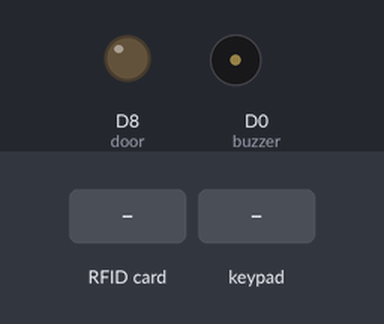
Recording of a sketch running on a simulated ESP8266 (NodeMCU). On the bench: output pins drawn as LEDs (lit = HIGH), buzzer (waves = sounding, pin HIGH). The test bench sets the inputs (shaded band). WiFi joins after 1.5 s; servers stay silent unless stated; uploads are accepted with an empty reply; what the sketch prints to the serial monitor is not drawn.

Above: at 4.3 s.
4.4 s: RFID card 5E 7A 19 C4 held to the reader
At 5.7 s:
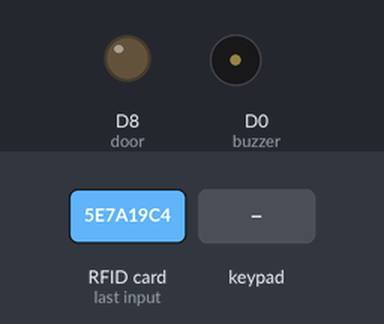
6.0 s: keypad keys 0 0 0 0 * pressed 0.4 s apart
At 7.93 s:
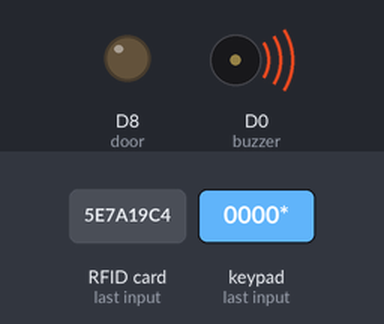
Timing chart, 0 to 9.5 s (numbered marks = the images above; inputs shaded):
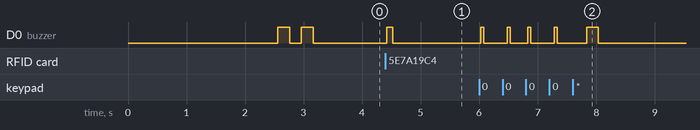

Measured:
- after the input at 4.4 s, D0 (buzzer): LOW → HIGH at once, → LOW 0.10 s later

The sketch:

NodeMCU_RFID_Door_Lock_Code.ino
```cpp
/// ************************ Included Libraries ************************
#include <ESP8266WiFi.h> //Included when the NodeMCU Boards are added
#include <SPI.h>
#include <MFRC522.h>
#include <ESP8266HTTPClient.h>
#include "Adafruit_MCP23017.h"

#include <Keypad_MC17.h>
#include <Wire.h>
#include <Keypad.h>
/// ************************ Included Libraries ************************

/// ************************ KeyPad Stuff ************************


#define I2CADDR 0x20


String code;

const byte ROWS = 4; //four rows
const byte COLS = 3; //three columns

char keys[ROWS][COLS] = {
  {'1','2','3'},
  {'4','5','6'},
  {'7','8','9'},
  {'*','0','#'}
};

byte rowPins[ROWS] = {0, 1, 2, 3}; //connect to the row pinouts of the keypad
byte colPins[COLS] = {4, 5, 6}; //connect to the column pinouts of the keypad

Keypad_MC17 keypad( makeKeymap(keys), rowPins, colPins, ROWS, COLS, I2CADDR );


Adafruit_MCP23017 mcp;

/// ************************ Variables ************************


byte readCard[4];

int ID = 0;

String keyCode;

const char* ssid = "";//
const char* password = "";

const String room = "bed_room";;
//WiFiClient client;

#define SS_PIN  2//FOR RFID SS PIN BECASUSE WE ARE USING BOTH ETHERNET SHIELD AND RS-522
#define RST_PIN 0
#define buzzer 16
#define door 15

 WiFiClient client;

//WiFiServer server(80);

MFRC522 rfid(SS_PIN,RST_PIN);
MFRC522::MIFARE_Key key;


byte i;


void setup()
{
  Serial.begin(9600);

  pinMode(buzzer, OUTPUT);

  delay(10);
  pinMode(door, OUTPUT);

  digitalWrite(door,LOW);

  SPI.begin();
  rfid.PCD_Init();

  for(byte i=0;i<6;i++)
  {
    key.keyByte[i]=0xFF;
  }

  // Connect to WiFi network
  Serial.println();
  Serial.println();
  Serial.print("Connecting to ");
  Serial.println(ssid);

  WiFi.begin(ssid, password);

  int i = 0;
  while (WiFi.status() != WL_CONNECTED && i < 50)
  {
    i++;
    delay(500);
    Serial.print(".");
  }


  Serial.println("");
  Serial.println("WiFi connected");

  // Start the server
  //  server.begin();
  Serial.println("Server started");
  Serial.print(WiFi.localIP());
  delay(1000);
  digitalWrite(buzzer, HIGH);
  delay(200);
  digitalWrite(buzzer, LOW);
  delay(200);
  digitalWrite(buzzer, HIGH);
  delay(200);
  digitalWrite(buzzer, LOW);
  Serial.println("CONECTED");
}


void loop()
{

  String sID, check, profile;


  getID();

  for ( uint8_t i = 0; i < 4; i++)
  {  //
    sID = sID + readCard[i];
  }

  if(sID != "0000")
  {


      Serial.println("ID Tag: " + sID);

      for ( uint8_t i = 0; i < 4; i++)
      {  //
        readCard[i] = 0;
      }

      if(sID == "443142122")
      {
        Serial.println("Access Granted: Master Failsafe");
        access();

      }


     keyCode = getKeyCode();


      Serial.println("Got Keycode: " + keyCode);
      check = checkID(sID, room, keyCode);


      profile = check.substring(2);
      check = check.substring(0,2);

      Serial.println("Check: " + check + " profile: " + profile);

      if(check == "SS")
      {
        Serial.println("Access Granted:" + check);
        access();
        logID(sID, room, profile, "GRANTED");


      }else{
        Serial.println("Access Denied: LOCKED" + check + "<- check");
        digitalWrite(buzzer, HIGH);
        delay(200);
        digitalWrite(buzzer, LOW);
        logID(sID, room, profile, "DENIED");
      }


      check ="";
      sID = "0000";
  }

}

void access()
{
  digitalWrite(door, HIGH);

  for (int i = 0; i <= 15; i++) {
    digitalWrite(buzzer, HIGH);
    delay(75);
    digitalWrite(buzzer, LOW);
    delay(75);
  }
  digitalWrite(door, LOW);
}

int getID()
 {
      if ( ! rfid.PICC_IsNewCardPresent()) { //If a new PICC placed to RFID reader continue
        return 0;
      }
      if ( ! rfid.PICC_ReadCardSerial()) {   //Since a PICC placed get Serial and continue
        return 0;
      }

      for ( uint8_t i = 0; i < 4; i++)
      {
        readCard[i] = rfid.uid.uidByte[i];
        //Serial.print(readCard[i]);
      }
      //Serial.println("");
      rfid.PICC_HaltA(); // Stop reading
      digitalWrite(buzzer, HIGH);
      delay(100);
      digitalWrite(buzzer, LOW);

      return 1;

}

String checkID(String ID, String area, String keyCode)
{
  String postData, payload;


  //Post Data
  postData = "tag=" + ID + "&area=" + area + "&keyCode=" + keyCode;
  //Serial.println(postData);
 if((WiFi.status() == WL_CONNECTED)) {


        HTTPClient http;


        // Use posttestserver.com
        http.begin("https://rfid.gpalin.com/check.php", "75 F3 62 E3 65 FC 59 D1 C4 8B B9 8C 86 FE E8 86 E2 C9 A6 7D");
        http.addHeader("Content-Type", "application/x-www-form-urlencoded", false, true);


        // start connection and send HTTP header
        int httpCode = http.POST(postData);

        // httpCode will be negative on error
        if(httpCode > 0) {
            // HTTP header has been send and Server response header has been handled


            // file found at server
            if(httpCode == HTTP_CODE_OK) {
                payload = http.getString();
                Serial.println(payload);

            }
        } else {
            Serial.printf("[HTTPS] POST... failed, error: %s\n", http.errorToString(httpCode).c_str());
        }

        http.end();
    }

  return payload;
}


String logID(String ID, String area, String profile, String access)
{
    String postData, payload;


  //Post Data
  if(profile == "")
  {
    profile = "UNKNOWN";
  }

  postData = "tag=" + ID + "&area=" + area + "&profile=" + profile + "&access=" + access;

  Serial.println(postData);
 if((WiFi.status() == WL_CONNECTED)) {

        HTTPClient http;


        // Use posttestserver.com
        http.begin("https://rfid.gpalin.com/log.php", "75 F3 62 E3 65 FC 59 D1 C4 8B B9 8C 86 FE E8 86 E2 C9 A6 7D");
        http.addHeader("Content-Type", "application/x-www-form-urlencoded", false, true);


        // start connection and send HTTP header
        int httpCode = http.POST(postData);

        // httpCode will be negative on error
        if(httpCode > 0) {
            // HTTP header has been send and Server response header has been handled


            // file found at server
            if(httpCode == HTTP_CODE_OK) {
                payload = http.getString();
                Serial.println(payload);

            }
        } else {
            Serial.printf("[HTTPS] POST... failed, error: %s\n", http.errorToString(httpCode).c_str());
        }

        http.end();
    }
  return payload;
}

String getKeyCode()
{
 keypad.begin( );
 char key;
 int check = 0;
 String code = "";

 do{
  key = keypad.getKey();
  switch (key) {
    case '*':
      check = 1;
      return code;
      break;

    default:
      if(key){
        digitalWrite(buzzer, HIGH);
        delay(50);
        digitalWrite(buzzer, LOW);
        code = code + key;
      }
      break;
  }

  delay(100);

 }while(check != 1);
}
```
